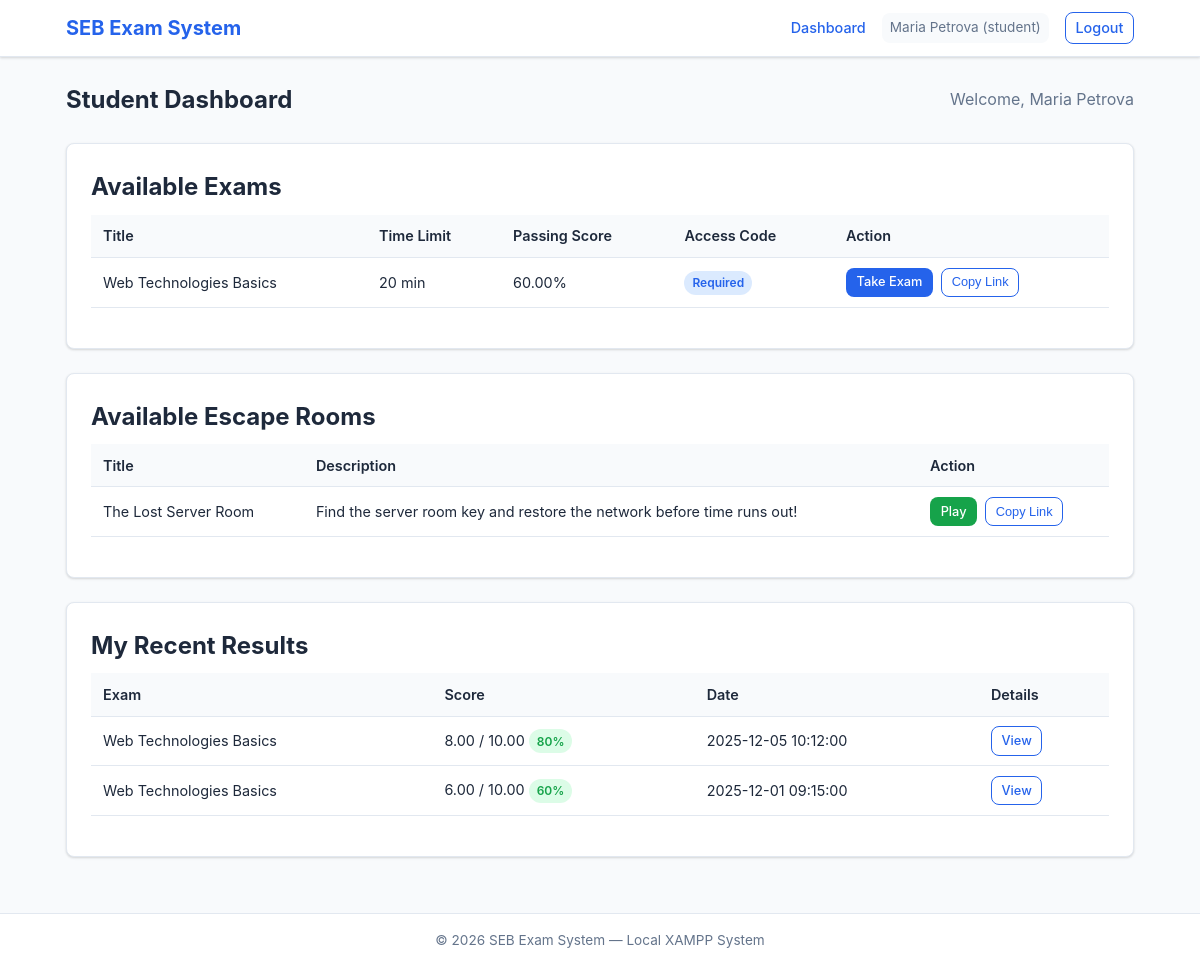
The app's page /public/student/ (signed in) with its own data.
### tables this page shows
CREATE TABLE IF NOT EXISTS `exams` (
    `id`             INT UNSIGNED AUTO_INCREMENT PRIMARY KEY,
    `teacher_id`     INT UNSIGNED NOT NULL,
    `title`          VARCHAR(255) NOT NULL,
    `description`    TEXT,
    `time_limit_min` INT UNSIGNED NOT NULL DEFAULT 30,
    `passing_score`  DECIMAL(5,2) NOT NULL DEFAULT 50.00,
    `access_code`    VARCHAR(20)  DEFAULT NULL,
    `is_published`   TINYINT(1)   NOT NULL DEFAULT 0,
    `created_at`     DATETIME     NOT NULL DEFAULT CURRENT_TIMESTAMP,
    `updated_at`     DATETIME     NOT NULL DEFAULT CURRENT_TIMESTAMP ON UPDATE CURRENT_TIMESTAMP,
    FOREIGN KEY (`teacher_id`) REFERENCES `users`(`id`) ON DELETE CASCADE
);

CREATE TABLE IF NOT EXISTS `games` (
    `id`            INT UNSIGNED AUTO_INCREMENT PRIMARY KEY,
    `teacher_id`    INT UNSIGNED NOT NULL,
    `title`         VARCHAR(255) NOT NULL,
    `description`   TEXT,
    `start_node_id` INT UNSIGNED DEFAULT NULL,
    `access_code`   VARCHAR(20)  DEFAULT NULL,
    `is_published`  TINYINT(1)   NOT NULL DEFAULT 0,
    `created_at`    DATETIME     NOT NULL DEFAULT CURRENT_TIMESTAMP,
    `updated_at`    DATETIME     NOT NULL DEFAULT CURRENT_TIMESTAMP ON UPDATE CURRENT_TIMESTAMP,
    FOREIGN KEY (`teacher_id`) REFERENCES `users`(`id`) ON DELETE CASCADE
);

CREATE TABLE IF NOT EXISTS `attempts` (
    `id`           INT UNSIGNED AUTO_INCREMENT PRIMARY KEY,
    `student_id`   INT UNSIGNED NOT NULL,
    `exam_id`      INT UNSIGNED NOT NULL,
    `started_at`   DATETIME     NOT NULL DEFAULT CURRENT_TIMESTAMP,
    `finished_at`  DATETIME     DEFAULT NULL,
    `score`        DECIMAL(7,2) DEFAULT NULL,
    `max_score`    DECIMAL(7,2) DEFAULT NULL,
    `is_submitted` TINYINT(1)   NOT NULL DEFAULT 0,
    FOREIGN KEY (`student_id`) REFERENCES `users`(`id`) ON DELETE CASCADE,
    FOREIGN KEY (`exam_id`)    REFERENCES `exams`(`id`) ON DELETE CASCADE,
    INDEX `idx_student_exam` (`student_id`, `exam_id`)
);

### app/lib/auth.php (called while the page is built, shortened)
<?php
function current_user_name(): string {
    return $_SESSION['full_name'] ?? $_SESSION['username'] ?? '';
}
function e(string $str): string {
    return htmlspecialchars($str, ENT_QUOTES, 'UTF-8');
}

### public/student/index.php (the view, shortened to what this page needs)
<?php
require_once __DIR__ . '/../../app/lib/auth.php';
$pdo = db();
$sid = current_user_id();
$stmt = $pdo->prepare('SELECT * FROM exams WHERE is_published = 1 ORDER BY created_at DESC');
$stmt->execute();
$exams = $stmt->fetchAll();
$stmt = $pdo->prepare('SELECT * FROM games WHERE is_published = 1 ORDER BY created_at DESC');
$stmt->execute();
$games = $stmt->fetchAll();
$stmt = $pdo->prepare(
    'SELECT a.*, e.title as exam_title
     FROM attempts a
     JOIN exams e ON a.exam_id = e.id
     WHERE a.student_id = :sid AND a.is_submitted = 1
     ORDER BY a.finished_at DESC
     LIMIT 10'
);
$stmt->execute([':sid' => $sid]);
$myAttempts = $stmt->fetchAll();
?>
<div class="page-title">
    <h1>Student Dashboard</h1>
    <p class="text-muted">Welcome, <?= e(current_user_name()) ?></p>
</div>
<div class="card">
    <h2>Available Exams</h2>
    <?php if (empty($exams)): ?>
        <p class="text-muted">No exams available at this time.</p>
    <?php else: ?>
        <div class="table-wrap">
            <table>
                <thead>
                    <tr>
                        <th>Title</th>
                        <th>Time Limit</th>
                        <th>Passing Score</th>
                        <th>Access Code</th>
                        <th>Action</th>
                    </tr>
                </thead>
                <tbody>
                <?php foreach ($exams as $exam): ?>
                    <tr>
                        <td><?= e($exam['title']) ?></td>
                        <td><?= (int)$exam['time_limit_min'] ?> min</td>
                        <td><?= e($exam['passing_score']) ?>%</td>
                        <td>
                            <?= $exam['access_code'] ? '<span class="badge badge-info">Required</span>' : 'None' ?>
                        </td>
                        <td>
                            <div class="btn-group">
                                <a href="exam_take.php?exam_id=<?= (int)$exam['id'] ?>" class="btn btn-sm btn-primary">Take Exam</a>
                                <button type="button"
                                        class="btn btn-sm btn-outline btn-copy-link"
                                        data-url="<?= e(BASE_URL . '/student/exam_take.php?exam_id=' . (int)$exam['id']) ?>">
                                    Copy Link
                                </button>
                            </div>
                        </td>
                    </tr>
                <?php endforeach; ?>
                </tbody>
            </table>
        </div>
    <?php endif; ?>
</div>
<div class="card">
    <h2>Available Escape Rooms</h2>
    <?php if (empty($games)): ?>
        <p class="text-muted">No escape rooms available at this time.</p>
    <?php else: ?>
        <div class="table-wrap">
            <table>
                <thead>
                    <tr>
                        <th>Title</th>
                        <th>Description</th>
                        <th>Action</th>
                    </tr>
                </thead>
                <tbody>
                <?php foreach ($games as $game): ?>
                    <tr>
                        <td><?= e($game['title']) ?></td>
                        <td><?= e(mb_substr($game['description'] ?? '', 0, 100)) ?></td>
                        <td>
                            <div class="btn-group">
                                <a href="game_play.php?game_id=<?= (int)$game['id'] ?>" class="btn btn-sm btn-success">Play</a>
                                <button type="button"
                                        class="btn btn-sm btn-outline btn-copy-link"
                                        data-url="<?= e(BASE_URL . '/student/game_play.php?game_id=' . (int)$game['id']) ?>">
                                    Copy Link
                                </button>
                            </div>
                        </td>
                    </tr>
                <?php endforeach; ?>
                </tbody>
            </table>
        </div>
    <?php endif; ?>
</div>
<div class="card">
    <h2>My Recent Results</h2>
    <?php if (empty($myAttempts)): ?>
        <p class="text-muted">You haven't completed any exams yet.</p>
    <?php else: ?>
        <div class="table-wrap">
            <table>
                <thead>
                    <tr>
                        <th>Exam</th>
                        <th>Score</th>
                        <th>Date</th>
                        <th>Details</th>
                    </tr>
                </thead>
                <tbody>
                <?php foreach ($myAttempts as $att): ?>
                    <tr>
                        <td><?= e($att['exam_title']) ?></td>
                        <td>
                            <?= e($att['score']) ?> / <?= e($att['max_score']) ?>
                            <?php
                            $pct = $att['max_score'] > 0 ? round($att['score'] / $att['max_score'] * 100) : 0;
                            $badge = $pct >= 60 ? 'badge-success' : ($pct >= 40 ? 'badge-warning' : 'badge-danger');
                            ?>
                            <span class="badge <?= $badge ?>"><?= $pct ?>%</span>
                        </td>
                        <td><?= e($att['finished_at'] ?? '') ?></td>
                        <td>
                            <a href="exam_result.php?attempt_id=<?= (int)$att['id'] ?>" class="btn btn-sm btn-outline">View</a>
                        </td>
                    </tr>
                <?php endforeach; ?>
                </tbody>
            </table>
        </div>
    <?php endif; ?>
</div>
<?php
include __DIR__ . '/../../app/views/layout.php';

### public/assets/styles.css (style rules this page uses)
*, *::before, *::after { box-sizing: border-box; margin: 0; padding: 0; }
:root { --color-primary: #2563eb; --color-primary-dark: #1d4ed8; --color-primary-light: #dbeafe; --color-success: #16a34a; --color-success-light: #dcfce7; --color-danger: #dc2626; --color-danger-light: #fee2e2; --color-warning: #d97706; --color-warning-light: #fef3c7; --color-bg: #f8fafc; --color-surface: #ffffff; --color-text: #1e293b; --color-text-muted: #64748b; --color-border: #e2e8f0; --radius: 8px; --shadow: 0 1px 3px rgba(0,0,0,0.1), 0 1px 2px rgba(0,0,0,0.06); --shadow-md: 0 4px 6px rgba(0,0,0,0.1); --font: -apple-system, BlinkMacSystemFont, 'Segoe UI', Roboto, sans-serif; }
html { font-size: 16px; line-height: 1.6; }
body { font-family: var(--font); color: var(--color-text); background: var(--color-bg); min-height: 100vh; display: flex; flex-direction: column; }
a { color: var(--color-primary); text-decoration: none; }
.card { background: var(--color-surface); border: 1px solid var(--color-border); border-radius: var(--radius); box-shadow: var(--shadow); padding: 1.5rem; margin-bottom: 1.5rem; }
.card h2, .card h3 { margin-bottom: 0.5rem; }
.btn { display: inline-block; padding: 0.5rem 1rem; border: 1px solid transparent; border-radius: var(--radius); font-size: 0.9rem; font-weight: 500; cursor: pointer; text-align: center; transition: background 0.2s, border-color 0.2s; text-decoration: none; line-height: 1.4; }
.btn-primary { background: var(--color-primary); color: #fff; }
.btn-success { background: var(--color-success); color: #fff; }
.btn-outline { background: transparent; color: var(--color-primary); border-color: var(--color-primary); }
.btn-sm { padding: 0.3rem 0.6rem; font-size: 0.8rem; }
.btn-group { display: flex; gap: 0.5rem; flex-wrap: wrap; }
.table-wrap { overflow-x: auto; }
table { width: 100%; border-collapse: collapse; margin-bottom: 1rem; }
table th, table td { text-align: left; padding: 0.6rem 0.75rem; border-bottom: 1px solid var(--color-border); font-size: 0.9rem; }
table th { background: var(--color-bg); font-weight: 600; white-space: nowrap; }
.page-title { display: flex; justify-content: space-between; align-items: center; margin-bottom: 1.5rem; flex-wrap: wrap; gap: 0.5rem; }
.page-title h1 { font-size: 1.5rem; }
.badge { display: inline-block; padding: 0.15rem 0.5rem; border-radius: 999px; font-size: 0.75rem; font-weight: 600; }
.badge-success { background: var(--color-success-light); color: var(--color-success); }
.badge-info { background: var(--color-primary-light); color: var(--color-primary); }
.text-muted { color: var(--color-text-muted); }

### records on screen
exams: title "Web Technologies Basics", time_limit_min "20", passing_score "60.00", access_code "Required"
games: title "The Lost Server Room", description "Find the server room key and restore the network before time runs out!"
attempts: exam.title "Web Technologies Basics", score "8.00", max_score "10.00", pct "80", finished_at "2025-12-05 10:12:00"
attempts: exam.title "Web Technologies Basics", score "6.00", max_score "10.00", pct "60", finished_at "2025-12-01 09:15:00"

### other values on screen
APP_NAME "SEB Exam System"
current_user_name() "Maria Petrova"
current_user_role() "student"
